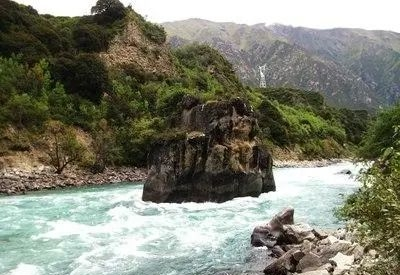
#> input picture 计算机视觉实验05/imgs/scenery4.jpg, 400 x 275 px
$ python code0.py
#> lines starting #> are read from the running program, lines starting #| are printed output that depends on the picture; after the words box and inside, x2 and y2 are one past the last pixel; in counts of white or black regions, pixels touching at a corner belong together; long printed decimals are rounded
### 计算机视觉实验05/pptcode.py
import cv2
import numpy as np
import matplotlib.pyplot as plt


# Lp相似度
def LpS(X, Y, p=2.0):
    x = np.float64(X.reshape(-1))
    y = np.float64(Y.reshape(-1))
    n = len(x)
    return 1.0 - np.linalg.norm(x - y, p) / 255.0 / n ** (1.0 / p)


# 差相似度
def diffS(X, Y):
    x = np.float64(X.reshape(-1))
    y = np.float64(Y.reshape(-1))
    n = len(x)
    return 1.0 - np.abs(np.sum(x - y)) / 255.0 / n


# 余弦相似度
def cosin(X, Y):
    vector_a = np.float64(X.reshape(-1))
    vector_b = np.float64(Y.reshape(-1))
    num = np.dot(vector_a, vector_b)
    denom = np.linalg.norm(vector_a) * np.linalg.norm(vector_b)
    sim = num / denom
    return sim


# 古本（Tanimoto）相似度
# [93 lines left out: functions Tanimoto, correlationN, ssim, Mssim, psnr, GrayHist and 2 more, not called in this run]


# SIFT特征匹配
# https://blog.csdn.net/wu_zhiyuan/article/details/126028766
# https://www.freesion.com/article/7751388844/

### 计算机视觉实验05/code0.py
from pptcode import *
import cv2
import numpy as np


# 读取目标图片
target = cv2.imread("./imgs/scenery4.jpg")
#> target is the input picture: shape (275, 400, 3); mean B, G, R 113, 127.6, 126
# 读取模板图片
template = cv2.imread("./imgs/scenery4-0.jpg")
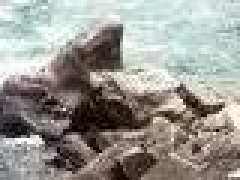
#> input picture 计算机视觉实验05/imgs/scenery4-0.jpg, 80 x 60 px (shown 3 times larger)
#> template is the input picture: shape (60, 80, 3); mean B, G, R 145.5, 151.7, 152.7
# 获得模板图片的高宽尺寸
theight, twidth = template.shape[:2]
#> theight = 60; twidth = 80
# 执行模板匹配，采用的匹配方式cv2.TM_SQDIFF_NORMED
result = cv2.matchTemplate(target, template, cv2.TM_SQDIFF_NORMED)
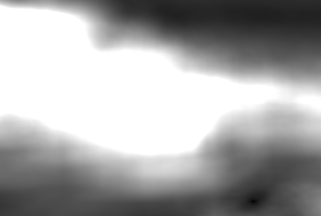
#> result: shape (216, 321) float32; min 0.00238, max 1, mean 0.654
# 归一化处理
cv2.normalize(result, result, 0, 1, cv2.NORM_MINMAX, -1)
# 寻找矩阵（一维数组当做向量，用Mat定义）中的最大值和最小值的匹配结果及其位置
min_val, max_val, min_loc, max_loc = cv2.minMaxLoc(result)
#> min_val = -8.37e-11; max_val = 1; min_loc = (253, 201); max_loc = (0, 6)


# 截取
width, height = twidth, theight  # 显示卡片的宽和高
#> width = 80; height = 60
pts1 = np.float32(
    [
        [min_loc[0], min_loc[1]],
        [min_loc[0] + twidth, min_loc[1]],
        [min_loc[0], min_loc[1] + theight],
        [min_loc[0] + twidth, min_loc[1] + theight],
    ]
)  # 截取对片中的哪个区域
#> pts1 = [[253, 201], [333, 201], [253, 261], [333, 261]]
pts2 = np.float32([[0, 0], [width, 0], [0, height], [width, height]])  # 定义显示的卡片的坐标
#> pts2 = [[0, 0], [80, 0], [0, 60], [80, 60]]
matrix = cv2.getPerspectiveTransform(pts1, pts2)  # 两个区域坐标绑定
#> matrix = [[1, 6.56e-17, -253], [1.71e-16, 1, -201], [0, 0, 1]]
imgOutput = cv2.warpPerspective(target, matrix, (width, height))  # 转换为图片
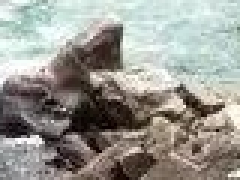
#> imgOutput: shape (60, 80, 3) (shown 3 times larger); mean B, G, R 145.2, 151.8, 152.8


# 匹配值转换为字符串
# 对于cv2.TM_SQDIFF及cv2.TM_SQDIFF_NORMED方法min_val越趋近与0匹配度越好，匹配位置取min_loc
# 对于其他方法max_val越趋近于1匹配度越好，匹配位置取max_loc
strmin_val = str(min_val)
#> strmin_val = '-8.3680617990467e-11'
# 绘制矩形边框，将匹配区域标注出来
# min_loc：矩形定点
# (min_loc[0]+twidth,min_loc[1]+theight)：矩形的宽高
# (0,0,225)：矩形的边框颜色；2：矩形边框宽度
cv2.rectangle(
    target, min_loc, (min_loc[0] + twidth, min_loc[1] + theight), (0, 0, 225), 2
)
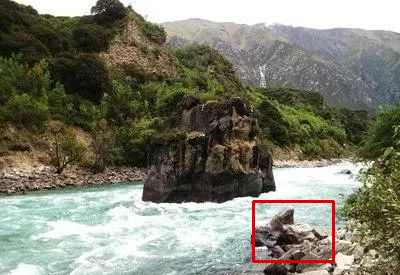
#> target: shape (275, 400, 3); 0.76% of pixels changed, all inside (x1, y1, x2, y2) = (252, 200, 335, 263)


sim1 = LpS(template, imgOutput)
#> in LpS, `x = np.float64(X.reshape(-1))`: x = 14400 values, max 255 at index 15, min 0 at index 7296, mean 150
#> in LpS, `y = np.float64(Y.reshape(-1))`: y = 14400 values, max 255 at index 16, min 0 at index 7296, mean 149.9
#> in LpS, `n = len(x)`: n = 14400
#> sim1 = 0.968
print("LpS:", sim1)
#| LpS: 0.9683
sim2 = diffS(template, imgOutput)
#> in diffS, `n = len(x)`: n = 14400
#> sim2 = 1
print("diffS:", sim2)
#| diffS: 0.9998
sim3 = cosin(template, imgOutput)
#> in cosin, `vector_a = np.float64(X.reshape(-1))`: vector_a has the same summary as x in LpS
#> in cosin, `vector_b = np.float64(Y.reshape(-1))`: vector_b has the same summary as y in LpS
#> in cosin, `num = np.dot(vector_a, vector_b)`: num = 393401856
#> in cosin, `denom = np.linalg.norm(vector_a) * np.linalg.norm(vector_b)`: denom = 393871193.2
#> in cosin, `sim = num / denom`: sim = 0.999
#> sim3 = 0.999
print("cosin:", sim3)
#| cosin: 0.9988


# 显示结果,并将匹配值显示在标题栏上
cv2.imshow("MatchResult----MatchingValue=" + strmin_val, target)
cv2.waitKey()
cv2.destroyAllWindows()
